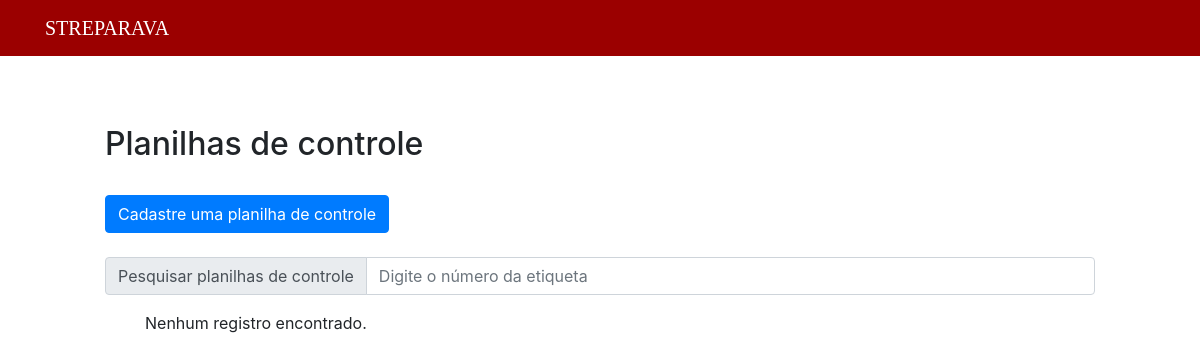
Page /public/montagemG65/listPDC65.php on the earlier database version.
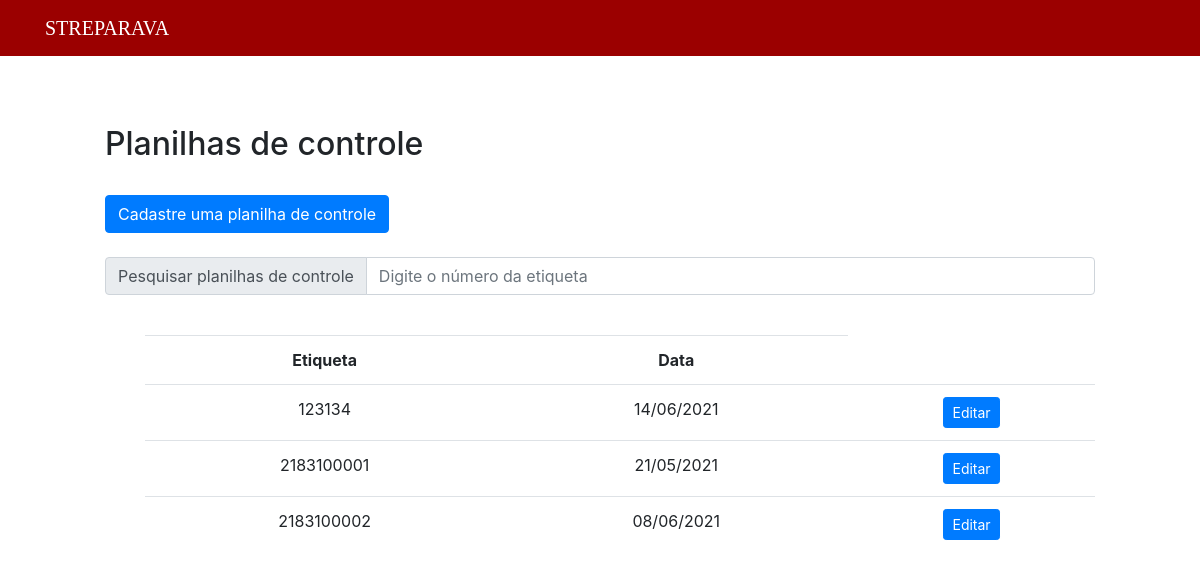
Same page on the later database version.
### tables this page shows
CREATE TABLE `g65` (
  `etiqueta` bigint(50) NOT NULL,
  `operador` varchar(200) NOT NULL,
  `operador2` varchar(100) NOT NULL,
  `operador3` varchar(100) NOT NULL,
  `esmagamento_dir` varchar(5) NOT NULL,
  `montagem_dir` varchar(5) NOT NULL,
  `esmagamento_esq` varchar(5) NOT NULL,
  `montagem_esq` varchar(5) NOT NULL,
  `operacao1` varchar(100) NOT NULL,
  `operacao1op` varchar(100) DEFAULT NULL,
  `operacao2` varchar(100) NOT NULL,
  `operacao2op` varchar(100) DEFAULT NULL,
  `operacao3` varchar(100) NOT NULL,
  `operacao3op` varchar(100) DEFAULT NULL,
  `travessa` varchar(50) NOT NULL,
  `data` date NOT NULL,
  `observacoes` text NOT NULL,
  `inspetor` varchar(100) NOT NULL
);

### public/montagemG65/listPDC65NoSearch.php (the view, shortened to what this page needs)
<?php
    include("../../data/connection.php");
    $sql = "SELECT *, DATE_FORMAT(data,'%d/%m/%Y') as datas FROM g65";
    $dadosPDC3 = $connection -> query($sql);
    if($dadosPDC3 -> num_rows > 0)
    {
    ?>
    <div style="margin-left: 100px; margin-right: 100px;">
        <br>
        <table class="table" style="text-align: center;">
            <tr>
                <th>Etiqueta</th>
                <th>Data</th>
            </tr>
            <?php
                while($exibir = $dadosPDC3 -> fetch_assoc())
                {
                ?>
                    <tr>
                        <td><?php echo $exibir["etiqueta"] ?></td>
                        <td><?php echo $exibir["datas"] ?></td>
                        <td>
                            <button type="button" class="btn btn-primary btn-sm">
                                <a href="editPDC65.php?etiqueta=<?php echo $exibir["etiqueta"]?>" style="text-decoration: none; color: white">Editar</a>
                            </button>
                        </td>
                    </tr>
                <?php
                    }
                ?>
        </table>
    </div>
    <div style="margin-left: 100px; margin-right: 100px;">
<?php
    }
    else
    {?>
        <div style="margin-left: 100px; margin-right: 100px;">
        <?php
        echo "Nenhum registro encontrado.";
    }
?>
    </div>

Differences in the rows shown:
added g65: etiqueta "123134", datas "14/06/2021"
added g65: etiqueta "2183100001", datas "21/05/2021"
added g65: etiqueta "2183100002", datas "08/06/2021"
Other differences:
text no longer shown: "Nenhum registro encontrado."
text now shown: "Etiqueta Data"
